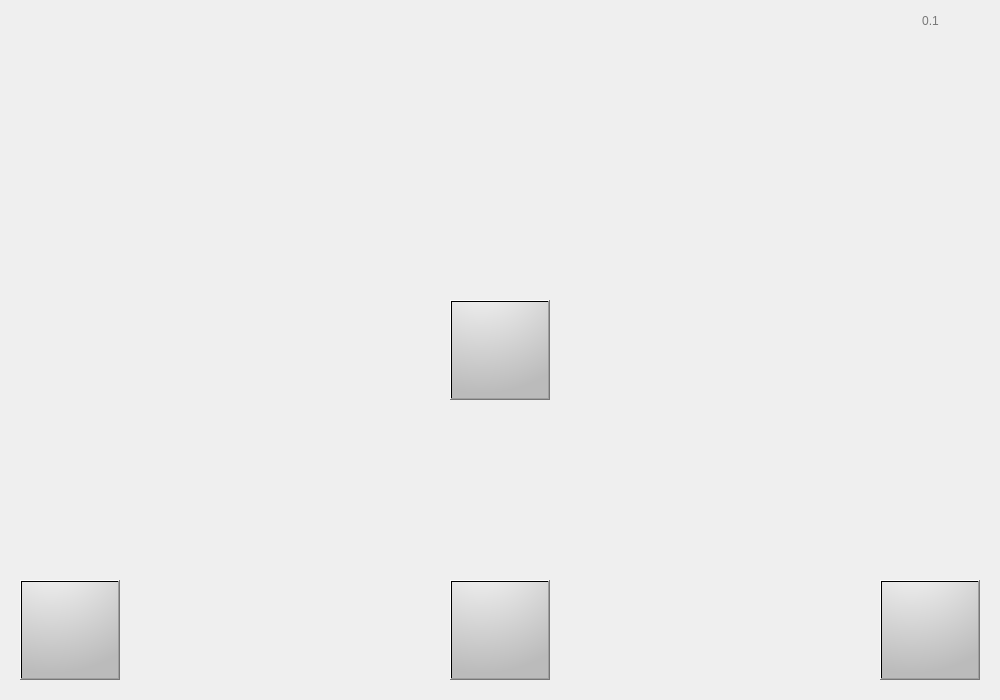
<?xml version="1.0" encoding="UTF-8"?>
<ui version="4.0">
 <class>MainWindow</class>
 <widget class="QMainWindow" name="MainWindow">
  <property name="geometry">
   <rect>
    <x>0</x>
    <y>0</y>
    <width>1000</width>
    <height>700</height>
   </rect>
  </property>
  <property name="windowTitle">
   <string>Alien Attack</string>
  </property>
  <widget class="QWidget" name="centralwidget">
   <widget class="QStackedWidget" name="stackedWidget">
    <property name="geometry">
     <rect>
      <x>0</x>
      <y>0</y>
      <width>1001</width>
      <height>701</height>
     </rect>
    </property>
    <property name="styleSheet">
     <string notr="true">background: url('qt/background.png')</string>
    </property>
    <property name="locale">
     <locale language="English" country="Denmark"/>
    </property>
    <widget class="QWidget" name="main_window">
     <widget class="QPushButton" name="exit_button">
      <property name="geometry">
       <rect>
        <x>20</x>
        <y>580</y>
        <width>100</width>
        <height>100</height>
       </rect>
      </property>
      <property name="font">
       <font>
        <family>DejaVu Sans</family>
        <pointsize>26</pointsize>
       </font>
      </property>
      <property name="toolTip">
       <string extracomment="Play">&lt;html&gt;&lt;head/&gt;&lt;body&gt;&lt;p&gt;Exit&lt;/p&gt;&lt;/body&gt;&lt;/html&gt;</string>
      </property>
      <property name="styleSheet">
       <string notr="true">background: qradialgradient(cx: 0.3, cy: -0.4,fx: 0.3, fy: -0.4,radius: 1.35,stop: 0 #fff, stop: 1 #bbb);
background-image: url('qt/exit.png');</string>
      </property>
      <property name="inputMethodHints">
       <set>Qt::ImhHiddenText</set>
      </property>
      <property name="text">
       <string/>
      </property>
     </widget>
     <widget class="QPushButton" name="credits_button">
      <property name="geometry">
       <rect>
        <x>450</x>
        <y>580</y>
        <width>100</width>
        <height>100</height>
       </rect>
      </property>
      <property name="font">
       <font>
        <family>DejaVu Sans</family>
        <pointsize>26</pointsize>
       </font>
      </property>
      <property name="toolTip">
       <string extracomment="Play">&lt;html&gt;&lt;head/&gt;&lt;body&gt;&lt;p&gt;See who made this game&lt;/p&gt;&lt;/body&gt;&lt;/html&gt;</string>
      </property>
      <property name="styleSheet">
       <string notr="true">background: qradialgradient(cx: 0.3, cy: -0.4,fx: 0.3, fy: -0.4,radius: 1.35,stop: 0 #fff, stop: 1 #bbb);
background-image: url('qt/credits.png');</string>
      </property>
      <property name="inputMethodHints">
       <set>Qt::ImhHiddenText</set>
      </property>
      <property name="text">
       <string/>
      </property>
     </widget>
     <widget class="QPushButton" name="play_button">
      <property name="geometry">
       <rect>
        <x>450</x>
        <y>300</y>
        <width>100</width>
        <height>100</height>
       </rect>
      </property>
      <property name="font">
       <font>
        <family>DejaVu Sans</family>
        <pointsize>26</pointsize>
       </font>
      </property>
      <property name="toolTip">
       <string extracomment="Play">&lt;html&gt;&lt;head/&gt;&lt;body&gt;&lt;p&gt;Play the game!&lt;/p&gt;&lt;/body&gt;&lt;/html&gt;</string>
      </property>
      <property name="styleSheet">
       <string notr="true">background: qradialgradient(cx: 0.3, cy: -0.4,fx: 0.3, fy: -0.4,radius: 1.35,stop: 0 #fff, stop: 1 #bbb);
background-image: url('qt/play.png');</string>
      </property>
      <property name="inputMethodHints">
       <set>Qt::ImhHiddenText</set>
      </property>
      <property name="text">
       <string/>
      </property>
     </widget>
     <widget class="QPushButton" name="boring_button">
      <property name="geometry">
       <rect>
        <x>880</x>
        <y>580</y>
        <width>100</width>
        <height>100</height>
       </rect>
      </property>
      <property name="font">
       <font>
        <family>DejaVu Sans</family>
        <pointsize>26</pointsize>
       </font>
      </property>
      <property name="toolTip">
       <string extracomment="Play">&lt;html&gt;&lt;head/&gt;&lt;body&gt;&lt;p&gt;The boring stuff&lt;/p&gt;&lt;/body&gt;&lt;/html&gt;</string>
      </property>
      <property name="styleSheet">
       <string notr="true">background: qradialgradient(cx: 0.3, cy: -0.4,fx: 0.3, fy: -0.4,radius: 1.35,stop: 0 #fff, stop: 1 #bbb);
background-image: url('qt/boring.png');</string>
      </property>
      <property name="inputMethodHints">
       <set>Qt::ImhHiddenText</set>
      </property>
      <property name="text">
       <string/>
      </property>
     </widget>
     <widget class="QLabel" name="version">
      <property name="geometry">
       <rect>
        <x>880</x>
        <y>10</y>
        <width>101</width>
        <height>21</height>
       </rect>
      </property>
      <property name="styleSheet">
       <string notr="true">color: #777;
opacity: 0;</string>
      </property>
      <property name="text">
       <string>0.1</string>
      </property>
      <property name="scaledContents">
       <bool>true</bool>
      </property>
      <property name="alignment">
       <set>Qt::AlignCenter</set>
      </property>
     </widget>
    </widget>
    <widget class="QWidget" name="page_2"/>
   </widget>
  </widget>
 </widget>
 <resources/>
 <connections/>
</ui>
